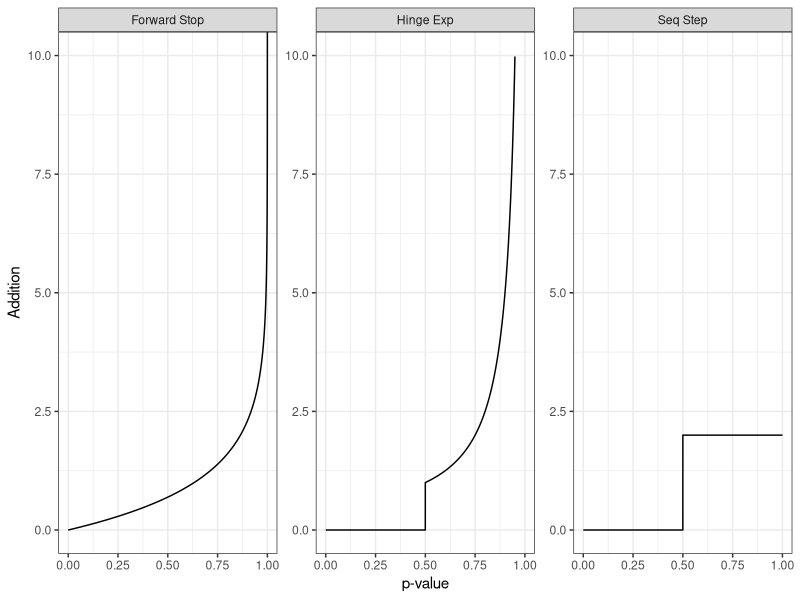

This figure's R source:
library(ggplot2)

forwardStop = function(p) {
  return(log(1/(1 - p)))
}

seqStep = function(p, C) {
  if(p < 1 - 1/C) {
    return(0)
  } else {
    return(C)
  }
}

hingeExp = function(p, C) {
  if(p < 1 - 1/C) {
    return(0)
  } else {
    return(1/(C*(1 - p)))
  }
}


p.s = seq(0, 1, 0.0001)

forward.stop = forwardStop(p.s)

forward.stop = as.data.frame(t(rbind(p.s, forward.stop)))

seq.step = c()

for(i in 1:length(p.s)) {
  seq.step[i] = seqStep(p.s[i], 2)
}

seq.step = as.data.frame(t(rbind(p.s, seq.step)))


hinge.exp = c()

for(i in 1:length(p.s)) {
  hinge.exp[i] = hingeExp(p.s[i], 2)
}

hinge.exp = as.data.frame(t(rbind(p.s, hinge.exp)))

forward.stop$type = "Forward Stop"
hinge.exp$type = "Hinge Exp"
seq.step$type = "Seq Step"

names(forward.stop)[2] = "Addition"
names(hinge.exp)[2] = "Addition"
names(seq.step)[2] = "Addition"

df = rbind(forward.stop, hinge.exp, seq.step)

ggplot(df, aes(x = p.s, y = Addition)) + geom_line() + facet_wrap(~ type, scales = "free") + 
  theme_bw() + labs(x = "p-value") + scale_y_continuous(limits = c(0, 10))
